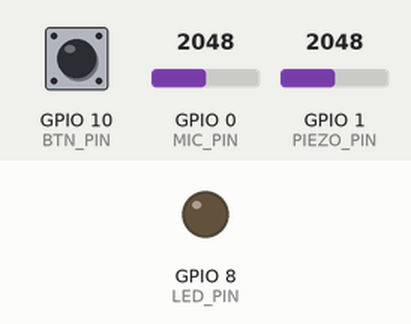
Simulated run of this sketch. Board: ESP32-C3. On the bench: output pins drawn as LEDs (lit = HIGH). Dashed ring = blinking. Inputs (shaded band) come from the test bench; at power-on: GPIO 10 (BTN_PIN) HIGH, GPIO 0 (MIC_PIN) = 2048, GPIO 1 (PIEZO_PIN) = 2048 (analog values on the 0–4095 scale). Nothing arrives over Bluetooth unless stated; a phone connects over Bluetooth LE 3 s after start; what the sketch prints to the serial monitor is not drawn.

Above: at 1.2 s.
1.3 s: GPIO 10 (BTN_PIN) pulled LOW for 3.2 s
At 3.36 s:
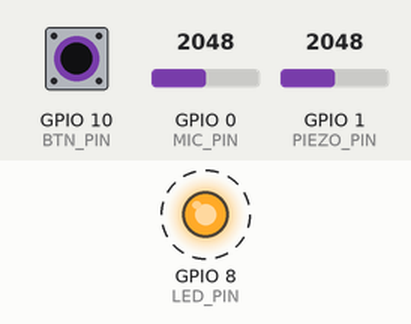
At 5.0 s:
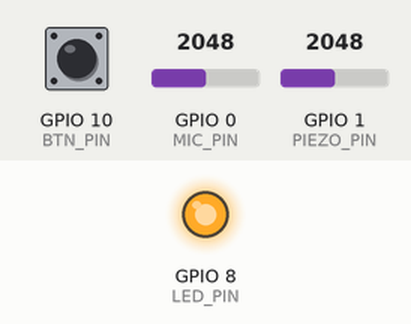
Timing chart, 0 to 6.5 s (numbered marks = the images above; inputs shaded):
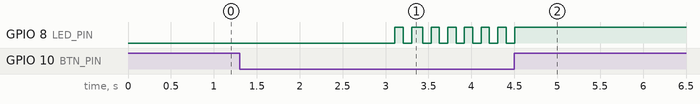

The sketch:

esp32_voice.ino
```cpp
#include <Arduino.h>
#include <BLEDevice.h>
#include <BLEServer.h>
#include <BLEUtils.h>
#include <BLE2902.h>
#include <math.h>

// ===== PIN CONFIG =====
#define PIEZO_PIN   1
#define MIC_PIN     0
#define BTN_PIN     10       // Nút nhấn: nối BTN_PIN → GND (dùng INPUT_PULLUP)
#define LED_PIN     8       // LED built-in ESP32 C3 SuperMini
#define WINDOW_SIZE 64

// ===== BLE UUID =====
#define SERVICE_UUID        "6E400001-B5A3-F393-E0A9-E50E24DCCA9E"
#define CHARACTERISTIC_UUID "6E400003-B5A3-F393-E0A9-E50E24DCCA9E"

BLEServer*         pServer         = nullptr;
BLECharacteristic* pCharacteristic = nullptr;
bool deviceConnected = false;

// ===== BLE Callbacks =====
class ServerCallbacks : public BLEServerCallbacks {
  void onConnect(BLEServer* s) {
    deviceConnected = true;
    Serial.println("✅ Client connected");
    digitalWrite(LED_PIN, HIGH);
  }
  void onDisconnect(BLEServer* s) {
    deviceConnected = false;
    Serial.println("❌ Disconnected, advertising...");
    digitalWrite(LED_PIN, LOW);
    BLEDevice::startAdvertising();
  }
};

// ===== Feature Struct =====
struct Features {
  float piezo_rms;
  float piezo_peak;
  float mic_rms;
  float mic_zcr;
  float mic_energy;
  float ratio;
};

// ===== Feature Extraction =====
Features extractFeatures() {
  long pSumSq = 0, mSumSq = 0;
  int  pPeak  = 0;
  int  mZcr   = 0;
  int  prevM  = 0;

  for (int i = 0; i < WINDOW_SIZE; i++) {
    int p = analogRead(PIEZO_PIN) - 2048;
    int m = analogRead(MIC_PIN)   - 2048;

    pSumSq += (long)p * p;
    mSumSq += (long)m * m;

    if (abs(p) > pPeak) pPeak = abs(p);
    if (i > 0 && ((prevM >= 0) != (m >= 0))) mZcr++;
    prevM = m;

    delayMicroseconds(125); // ~8kHz
  }

  float pRMS = sqrt((float)pSumSq / WINDOW_SIZE);
  float mRMS = sqrt((float)mSumSq / WINDOW_SIZE);

  Features f;
  f.piezo_rms  = pRMS;
  f.piezo_peak = (float)pPeak;
  f.mic_rms    = mRMS;
  f.mic_zcr    = (float)mZcr / WINDOW_SIZE;
  f.mic_energy = (mRMS > 1.0f) ? log10(mRMS) : 0.0f;
  f.ratio      = (mRMS > 1.0f) ? pRMS / mRMS : 0.0f;
  return f;
}

// ===== Button Debounce =====
bool     btnState     = false;
bool     lastRaw      = false;
uint32_t lastDebounce = 0;
const uint32_t DEBOUNCE_MS = 30;

bool readButton() {
  bool raw = (digitalRead(BTN_PIN) == LOW); // LOW = pressed (INPUT_PULLUP)
  if (raw != lastRaw) {
    lastDebounce = millis();
    lastRaw = raw;
  }
  if ((millis() - lastDebounce) > DEBOUNCE_MS) {
    btnState = raw;
  }
  return btnState;
}

// ===== State Machine =====
// enum State { IDLE, RECORDING, SEND };
// State state = IDLE;

// float acc[6]   = {0};
// int sampleCount = 0;

// ===== State Machine =====
enum State { IDLE, RECORDING, SEND };
State state = IDLE;

float best[6]     = {0};
float bestMicRms  = -1.0f;
int   sampleCount = 0;

void setup() {
  Serial.begin(115200);
  analogReadResolution(12);
  analogSetAttenuation(ADC_11db);

  pinMode(BTN_PIN, INPUT_PULLUP);
  pinMode(LED_PIN, OUTPUT);
  digitalWrite(LED_PIN, LOW);

  BLEDevice::init("ESP32-Sensor");
  pServer = BLEDevice::createServer();
  pServer->setCallbacks(new ServerCallbacks());

  BLEService* pService = pServer->createService(SERVICE_UUID);
  pCharacteristic = pService->createCharacteristic(
    CHARACTERISTIC_UUID,
    BLECharacteristic::PROPERTY_NOTIFY
  );
  pCharacteristic->addDescriptor(new BLE2902());

  pService->start();
  BLEDevice::startAdvertising();
  Serial.println("🔵 BLE ready. Hold button to record, release to send.");
}

void loop() {
  bool btn = readButton();

  switch (state) {

    case IDLE:
      if (btn && deviceConnected) {
        // Reset
        memset(best, 0, sizeof(best));
        bestMicRms  = -1.0f;
        sampleCount = 0;
        state = RECORDING;
        Serial.println("🎙️  Recording...");
        digitalWrite(LED_PIN, LOW);
      }
      break;

    case RECORDING:
      if (btn) {
        digitalWrite(LED_PIN, (millis() / 100) % 2);

        Features f = extractFeatures();
        sampleCount++;

        // ✅ Giữ lại window có mic_rms cao nhất
        if (f.mic_rms > bestMicRms) {
          bestMicRms = f.mic_rms;
          best[0] = f.piezo_rms;
          best[1] = f.piezo_peak;
          best[2] = f.mic_rms;
          best[3] = f.mic_zcr;
          best[4] = f.mic_energy;
          best[5] = f.ratio;
        }
      } else {
        digitalWrite(LED_PIN, deviceConnected ? HIGH : LOW);
        state = SEND;
      }
      break;

    case SEND:
      if (sampleCount > 0 && deviceConnected) {
        uint8_t buf[24];
        memcpy(buf, best, 24);   // ← gửi window tốt nhất
        pCharacteristic->setValue(buf, 24);
        pCharacteristic->notify();

        Serial.printf("📡 Sent best window (of %d): mic_rms=%.2f zcr=%.3f energy=%.2f ratio=%.3f\n",
          sampleCount, best[2], best[3], best[4], best[5]);
      } else if (!deviceConnected) {
        Serial.println("⚠️  Not connected, data discarded");
      }
      state = IDLE;
      break;
  }

  delay(10);
}
```
